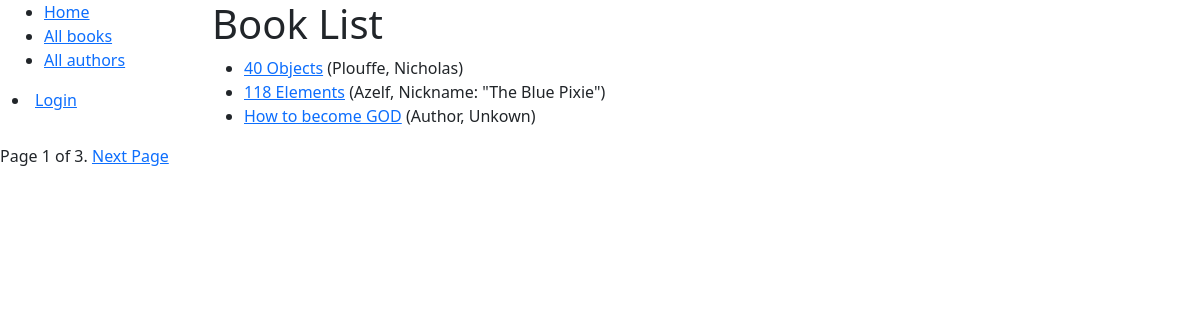
/testing/books/, run on the app's committed database.
### testing/models.py (models this page shows, shortened)
class Book(models.Model):
    title = models.CharField(max_length=200)
    author = models.ForeignKey('Author', on_delete=models.SET_NULL, null=True)
    summary = models.TextField(max_length=1000, help_text=_('Enter a brief description of the book'))
    isbn = models.CharField('ISBN', max_length=13, unique=True,
                             help_text=_('13 Character <a href="https://www.isbn-international.org/content/what-isbn">ISBN number</a>'))
    genre = models.ManyToManyField(Genre, help_text=_('Select a genre for this book'))
    def get_absolute_url(self):
        return reverse('book-detail', args=[str(self.id)])
    def display_genre(self):
        """Create a string for the Genre. This is required to display genre in Admin."""
        return ', '.join(genre.name for genre in self.genre.all()[:3])
    display_genre.short_description = 'Genre'

class Author(models.Model):
    first_name = models.CharField(max_length=100)
    last_name = models.CharField(max_length=100)
    date_of_birth = models.DateField(null=True, blank=True)
    date_of_death = models.DateField('Died', null=True, blank=True)
    class Meta:
        ordering = ['last_name', 'first_name']
    def __str__(self):
        return f'{self.last_name}, {self.first_name}'

### testing/views.py (the view)
# urls.py: path('books/', views.BookListView.as_view(), name = 'books'),
class BookListView(generic.ListView):
    model = Book
    paginate_by = 3  # More Books would be better.

### testing/templates/testing/book_list.html
{% extends "base_generic.html" %}
{% block content %}
  <h1 class="text">Book List</h1>
  {% if book_list %}
    <ul class="list">
      {% for book in book_list %}
      <li>
        <a class="link" href="{{ book.get_absolute_url }}">{{ book.title }}</a>
        ({{book.author}})
      </li>
      {% endfor %}
    </ul>
  {% else %}
    <p>There are no books in the library.</p>
  {% endif %}
{% endblock %}

### data on the page
Book: title "40 Objects", author "Plouffe, Nicholas"
Book: title "118 Elements", author "Azelf, Nickname: \"The Blue Pixie\""
Book: title "How to become GOD", author "Author, Unkown"

### other printed values
{{ page_obj.number }} "1"
{{ page_obj.paginator.num_pages }} "3"
